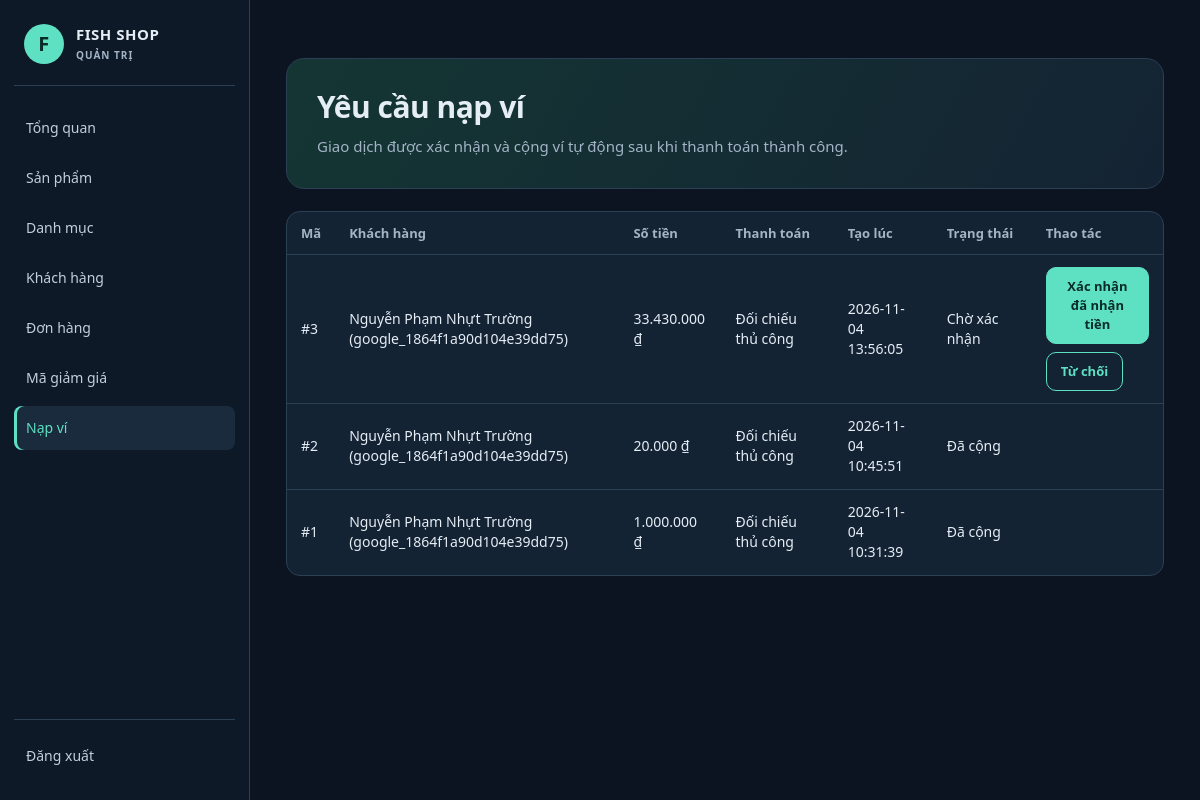
The app's page /admin/wallet_deposits.php (signed in) with its own data.
### tables this page shows
CREATE TABLE `wallet_deposits` (
  `id` bigint(20) UNSIGNED NOT NULL,
  `user_id` int(10) UNSIGNED NOT NULL,
  `amount` bigint(20) UNSIGNED NOT NULL,
  `reference_mode` enum('with_code','no_code') NOT NULL DEFAULT 'with_code',
  `sender_name` varchar(100) NOT NULL DEFAULT '',
  `status` enum('pending','approved','rejected') NOT NULL DEFAULT 'pending',
  `payos_payment_link_id` varchar(80) DEFAULT NULL,
  `payos_checkout_url` varchar(500) DEFAULT NULL,
  `paid_at` datetime DEFAULT NULL,
  `created_at` timestamp NOT NULL DEFAULT current_timestamp(),
  `reviewed_at` datetime DEFAULT NULL,
  `reviewed_by` int(10) UNSIGNED DEFAULT NULL,
  UNIQUE KEY `uq_wallet_deposit_payos_link` (`payos_payment_link_id`)
);

CREATE TABLE `users` (
  `id` int(10) UNSIGNED NOT NULL,
  `username` varchar(50) NOT NULL,
  `password` varchar(255) NOT NULL COMMENT 'Chuỗi băm từ password_hash()',
  `fullname` varchar(100) NOT NULL,
  `email` varchar(254) DEFAULT NULL,
  `security_question` varchar(40) DEFAULT NULL,
  `security_answer_hash` varchar(255) DEFAULT NULL,
  `phone` varchar(20) NOT NULL,
  `address` varchar(255) NOT NULL DEFAULT '',
  `avatar` varchar(255) DEFAULT NULL,
  `role` enum('customer','admin') NOT NULL DEFAULT 'customer',
  `account_status` enum('active','locked') NOT NULL DEFAULT 'active',
  `locked_reason` varchar(64) DEFAULT NULL,
  `locked_note` text DEFAULT NULL,
  `locked_at` datetime DEFAULT NULL,
  `locked_by_admin_id` int(10) UNSIGNED DEFAULT NULL,
  `created_at` timestamp NOT NULL DEFAULT current_timestamp()
);

### includes/functions.php (called while the page is built, shortened)
<?php
function e($s): string { return htmlspecialchars((string)$s, ENT_QUOTES, 'UTF-8'); }
function money($v): string { return number_format((float)$v, 0, ',', '.') . ' ₫'; }

### admin/wallet_deposits.php (the view, shortened to what this page needs)
<?php
requireAdmin();$pdo=db();reward_schema($pdo);
$rows=$pdo->query("SELECT d.*,u.fullname,u.username FROM wallet_deposits d JOIN users u ON u.id=d.user_id ORDER BY (d.status='pending') DESC,d.id DESC")->fetchAll();
$pageTitle='Yêu cầu nạp ví';include __DIR__.'/_header.php';
?>
<section class="page-intro"><h1>Yêu cầu nạp ví</h1><p>Giao dịch được xác nhận và cộng ví tự động sau khi thanh toán thành công.</p></section>
<div class="table-wrap"><table><thead><tr><th>Mã</th><th>Khách hàng</th><th>Số tiền</th><th>Thanh toán</th><th>Tạo lúc</th><th>Trạng thái</th><th>Thao tác</th></tr></thead><tbody><?php foreach($rows as $r): ?><tr><td>#<?=(int)$r['id']?></td><td><?=e($r['fullname'])?> (<?=e($r['username'])?>)</td><td><?=money($r['amount'])?></td><td><?php if(!empty($r['payos_payment_link_id'])): ?><a href="<?=e($r['payos_checkout_url'])?>" target="_blank" rel="noopener noreferrer">Mở giao dịch</a><?php else: ?>Đối chiếu thủ công<?php endif; ?><?php if(!empty($r['paid_at'])): ?><br><small>Đã trả: <?=e($r['paid_at'])?></small><?php endif; ?></td><td><?=e($r['created_at'])?></td><td><?=['pending'=>'Chờ xác nhận','approved'=>!empty($r['paid_at'])?'Đã nạp tự động':'Đã cộng','rejected'=>'Từ chối'][$r['status']]?></td><td><?php if($r['status']==='pending'&&empty($r['payos_payment_link_id'])): ?><div class="voucher-table-actions"><form method="post"><?=csrf_field()?><input type="hidden" name="id" value="<?=(int)$r['id']?>"><input type="hidden" name="decision" value="approve"><button class="btn sm" type="submit">Xác nhận đã nhận tiền</button></form><form method="post"><?=csrf_field()?><input type="hidden" name="id" value="<?=(int)$r['id']?>"><input type="hidden" name="decision" value="reject"><button class="btn ghost sm" type="submit">Từ chối</button></form></div><?php elseif($r['status']==='pending'): ?>Giao dịch sẽ cập nhật sau khi khách thanh toán.<?php endif; ?></td></tr><?php endforeach; ?></tbody></table></div>
<?php include __DIR__.'/_footer.php'; ?>

### assets/css/style.css (style rules this page uses)
:root { --bg:#0b1420; --card:#101c2b; --line:#1f3347; --ink:#e8f1f5; --mute:#8fa3b3; --teal:#5ee0c3; --r:14px; --danger:#ff8b91; --warn:#ffc857; --pink:#ff7496; }
* { box-sizing:border-box; margin:0; padding:0; }
html { scroll-behavior:smooth; }
body { background:var(--bg); color:var(--ink); font-family:"Segoe UI",Roboto,Arial,sans-serif; font-size:15px; line-height:1.6; min-height:100vh; display:flex; flex-direction:column; }
h1,h2,h3 { line-height:1.3; }
.btn { display:inline-flex; align-items:center; justify-content:center; gap:6px; padding:11px 20px; border:1px solid var(--teal); border-radius:10px; background:var(--teal); color:#092c28; font:inherit; font-size:14px; font-weight:600; cursor:pointer; transition:transform .15s, background .15s, color .15s; }
.btn.ghost { background:transparent; color:var(--teal); }
.btn.sm { padding:7px 14px; font-size:13px; }
.page-intro { margin:28px 0; padding:28px 30px; border:1px solid var(--line); border-radius:18px; background:linear-gradient(120deg,#143633,#142333); }
.page-intro h1 { font-size:30px; letter-spacing:-.5px; margin-bottom:8px; }
.page-intro p { color:var(--mute); line-height:1.7; }
.table-wrap { overflow-x:auto; border:1px solid var(--line); border-radius:14px; background:var(--card); }
table { width:100%; border-collapse:collapse; font-size:14px; }
th, td { padding:12px 14px; text-align:left; border-bottom:1px solid var(--line); vertical-align:middle; }
th { color:var(--mute); font-weight:600; font-size:13px; white-space:nowrap; }
tr:last-child td { border-bottom:0; }

### assets/css/reference-theme.css (style rules this page uses)
:root { color-scheme:dark; --card:#142333; --line:#2b4054; --ink:#e5edf5; --mute:#a3b4c7; --red:#5ee0c3; --red-d:#8aebd5; }
body { font-family:"Segoe UI",Tahoma,Arial,sans-serif; line-height:1.45; }
.btn { font-weight:700; padding:13px 24px; }
.btn.sm { padding:9px 14px; }
.admin-area { background:var(--bg); }
.admin-main > .page-intro { margin-bottom:22px; }

### assets/css/vouchers.css (style rules this page uses)
.voucher-table-actions { display:flex; gap:8px; flex-wrap:wrap; }
.voucher-table-actions form { margin:0; }

### records on screen
wallet_deposits: id "3", user.fullname "Nguyễn Phạm Nhựt Trường", user.username "google_1864f1a90d104e39dd75", amount "33.430.000 ₫", shows "Đối chiếu thủ công", created_at "2026-11-04 13:56:05", paid_at+status "Chờ xác nhận"
wallet_deposits: id "2", user.fullname "Nguyễn Phạm Nhựt Trường", user.username "google_1864f1a90d104e39dd75", amount "20.000 ₫", shows "Đối chiếu thủ công", created_at "2026-11-04 10:45:51", paid_at+status "Đã cộng"
wallet_deposits: id "1", user.fullname "Nguyễn Phạm Nhựt Trường", user.username "google_1864f1a90d104e39dd75", amount "1.000.000 ₫", shows "Đối chiếu thủ công", created_at "2026-11-04 10:31:39", paid_at+status "Đã cộng"
